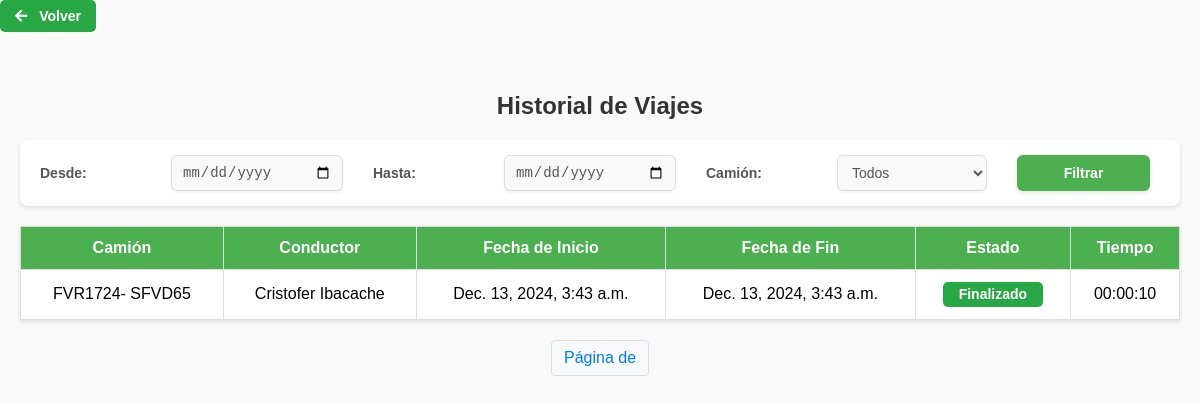
The app's page /camiones/historial-viajes-chofer/ (signed in) with its own data.
### camiones/models.py (models this page shows, shortened)
class HistorialViaje(models.Model):
    camion = models.ForeignKey(Camion, on_delete=models.CASCADE, related_name="viajes")
    chofer = models.ForeignKey(User, on_delete=models.CASCADE, related_name="viajes")
    fecha_inicio = models.DateTimeField()
    fecha_fin = models.DateTimeField(null=True, blank=True)
    ruta = models.TextField(null=True, blank=True)  # JSON con la ruta del viaje
    estado = models.CharField(max_length=50, default="En curso")
    latitud_inicial = models.FloatField(null=True, blank=True)
    longitud_inicial = models.FloatField(null=True, blank=True)
    latitud_final = models.FloatField(null=True, blank=True)
    longitud_final = models.FloatField(null=True, blank=True)
    duracion_total = models.DurationField(null=True, blank=True)
    @property
    def duracion_formateada(self):
        if self.duracion_total is None or self.duracion_total < timedelta(seconds=0):
            return "00:00:00"
        total_seconds = int(self.duracion_total.total_seconds())
        hours = total_seconds // 3600
        minutes = (total_seconds % 3600) // 60
        seconds = total_seconds % 60
        return f"{hours:02}:{minutes:02}:{seconds:02}"

class Camion(models.Model):
    nombre = models.CharField(max_length=100)
    patente = models.CharField(max_length=20, null=True, blank=True)
    marca = models.CharField(max_length=100, null=True, blank=True)
    modelo = models.CharField(max_length=100, null=True, blank=True)
    año = models.IntegerField(null=True, blank=True)
    color = models.CharField(max_length=50, null=True, blank=True)
    latitud = models.FloatField(null=True)
    longitud = models.FloatField(null=True)
    ultima_actualizacion = models.DateTimeField(auto_now=True)
    choferes_asignados = models.ManyToManyField(User, through='AsignacionChofer')

### camiones/views.py (the view)
# urls.py: path('historial-viajes-chofer/', views.historial_viajes_chofer, name='historial_viajes_chofer'),
def historial_viajes_chofer(request):
    historial = HistorialViaje.objects.all()
    if not request.user.is_staff:  # Mostrar solo viajes del chofer
        historial = historial.filter(chofer=request.user)
    fecha_inicio = request.GET.get('fecha_inicio')
    fecha_fin = request.GET.get('fecha_fin')
    camion_id = request.GET.get('camion_id')
    if fecha_inicio:
        historial = historial.filter(fecha_inicio__gte=fecha_inicio)
    if fecha_fin:
        historial = historial.filter(fecha_fin__lte=fecha_fin)
    if camion_id:
        historial = historial.filter(camion_id=camion_id)
    return render(request, 'historial_viajes_chofer.html', {'historial': historial})

### camiones/templates/historial_viajes_chofer.html (shortened to what this page needs)
{% load static %}
<!DOCTYPE html>
<html lang="es">
<head>
    <link href="https://cdnjs.cloudflare.com/ajax/libs/font-awesome/5.15.4/css/all.min.css" rel="stylesheet">
    <link rel="stylesheet" href="{% static 'css/historial_menu.css' %}">
    <link rel="stylesheet" href="{% static 'css/historial.css' %}">
</head>
<body>
    <button class="btn-volver">
        <a href="{% url 'mostrar_mapa' %}">
            <i class="fas fa-arrow-left"></i> Volver
        </a>
    </button>
    <div class="container">
        <h2>Historial de Viajes</h2>
        <form method="GET" action="">
            <label for="fecha_inicio">Desde:</label>
            <input type="date" name="fecha_inicio" id="fecha_inicio">
            <label for="fecha_fin">Hasta:</label>
            <input type="date" name="fecha_fin" id="fecha_fin">
            <label for="camion_id">Camión:</label>
            <select name="camion_id" id="camion_id">
                <option value="">Todos</option>
            </select>
            <button type="submit">Filtrar</button>
        </form>
        {% if historial %}
        <table>
            <thead>
                <tr>
                    <th>Camión</th>
                    <th>Conductor</th>
                    <th>Fecha de Inicio</th>
                    <th>Fecha de Fin</th>
                    <th>Estado</th>
                    <th>Tiempo</th>
                </tr>
            </thead>
            <tbody>
                {% for viaje in historial %}
                <tr>
                    <td>{{ viaje.camion.nombre }}</td>
                    <td>{{ viaje.chofer.first_name }} {{ viaje.chofer.last_name }}</td>
                    <td>{{ viaje.fecha_inicio }}</td>
                    <td>{{ viaje.fecha_fin|default:"En curso" }}</td>
                    <td>
                        {% if viaje.estado == "Finalizado" %}
                        <span class="estado-finalizado">Finalizado</span>
                        {% else %}
                        <span class="estado-en-curso">En curso</span>
                        {% endif %}
                    </td>
                    <td>{{ viaje.duracion_formateada }}</td>
                </tr>
                {% endfor %}
            </tbody>
        </table>
        <div class="pagination">
            <span class="current">Página {{ page_obj.number }} de {{ page_obj.paginator.num_pages }}</span>
        </div>
        {% else %}
        <p class="no-results">No se encontraron viajes para los filtros seleccionados.</p>
        {% endif %}
    </div>
</body>
</html>

### camiones/static/css/historial_menu.css (style rules this page uses)
body, html { margin: 0; padding: 0; height: 100%; font-family: 'Roboto', sans-serif; background-color: #f4f4f4; }

### camiones/static/css/historial.css (style rules this page uses)
body { font-family: Arial, sans-serif; margin: 0; padding: 0; background-color: #f9f9f9; }
.container { max-width: 1200px; margin: 0 auto; padding: 20px; }
h2 { text-align: center; color: #333; }
form { display: flex; justify-content: space-between; align-items: center; margin-bottom: 20px; background-color: #fff; padding: 15px; border-radius: 8px; box-shadow: 0 2px 4px rgba(0, 0, 0, 0.1); }
form label { margin-right: 10px; font-weight: bold; }
form input, form select, form button { padding: 8px; margin-right: 10px; border: 1px solid #ddd; border-radius: 4px; }
form button { background-color: #4CAF50; color: white; border: none; cursor: pointer; transition: background-color 0.3s; }
table { width: 100%; border-collapse: collapse; background-color: #fff; box-shadow: 0 2px 4px rgba(0, 0, 0, 0.1); }
table th, table td { padding: 12px; border: 1px solid #ddd; text-align: center; vertical-align: middle; }
table th { background-color: #4CAF50; color: white; }
.estado-finalizado, .estado-en-curso { display: inline-flex; justify-content: center; align-items: center; width: 100px; height: 25px; padding: 0; border-radius: 5px; font-size: 14px; font-weight: bold; text-align: center; color: white; box-sizing: border-box; }
.estado-finalizado { background-color: #28a745; }
table td { text-align: center; vertical-align: middle; padding: 12px; background-color: transparent; }
.pagination { display: flex; justify-content: center; margin: 20px 0; }
.pagination a, .pagination span { margin: 0 5px; padding: 8px 12px; background-color: #f8f9fa; border: 1px solid #ddd; border-radius: 4px; text-decoration: none; color: #007bff; }
form { display: flex; justify-content: flex-start; align-items: center; margin-bottom: 20px; background-color: #ffffff; padding: 15px 20px; border-radius: 8px; box-shadow: 0 2px 4px rgba(0, 0, 0, 0.1); gap: 20px; }
form label { font-weight: bold; font-size: 14px; color: #555; white-space: nowrap; margin-right: 8px; }
form input[type="date"], form select { padding: 8px 10px; font-size: 14px; border: 1px solid #ddd; border-radius: 6px; background-color: #f9f9f9; color: #555; transition: border-color 0.3s ease, box-shadow 0.3s ease; outline: none; box-shadow: 0 2px 3px rgba(0, 0, 0, 0.05); min-width: 150px; }
form button { padding: 10px 15px; background-color: #4CAF50; color: white; font-size: 14px; font-weight: bold; border: none; border-radius: 6px; cursor: pointer; transition: background-color 0.3s ease, transform 0.2s ease; box-shadow: 0 2px 4px rgba(0, 0, 0, 0.1); }
form > * { flex: 1; max-width: 250px; }

### camiones/templates/historial_viajes_chofer.html (style rules this page uses)
.btn-volver { display: inline-flex; align-items: center; justify-content: center; padding: 8px 15px; font-size: 14px; font-weight: 600; color: white; background-color: #28a745; border: none; border-radius: 5px; text-decoration: none; cursor: pointer; transition: background-color 0.3s ease, box-shadow 0.3s ease; margin-bottom: 20px; }
.btn-volver i { margin-right: 8px; font-size: 14px; }
.btn-volver a { color: inherit; text-decoration: none; }

### records on screen
HistorialViaje: camion.nombre "FVR1724- SFVD65", chofer.first_name "Cristofer", chofer.last_name "Ibacache", fecha_inicio "Dec. 13, 2024, 3:43 a.m.", fecha_fin "Dec. 13, 2024, 3:43 a.m.", estado "Finalizado", duracion_formateada "00:00:10"
